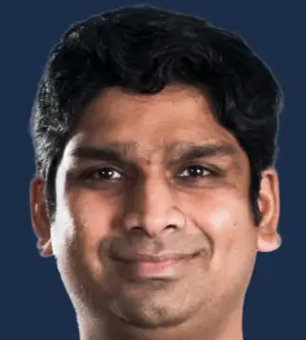
#> input picture pythonProject6/rtr.png, 306 x 340 px, shrunk from 363 x 403 before the run
$ python 1.py
#> lines starting #> are read from the running program, lines starting #| are printed output that depends on the picture
import time
import cv2 as cv
import cv2
from playsound import playsound
image = cv2.imread('rtr.png')
#> image is the input picture: shape (340, 306, 3); mean B, G, R 75.5, 72.7, 86
img = cv2.imread('svchk.png')
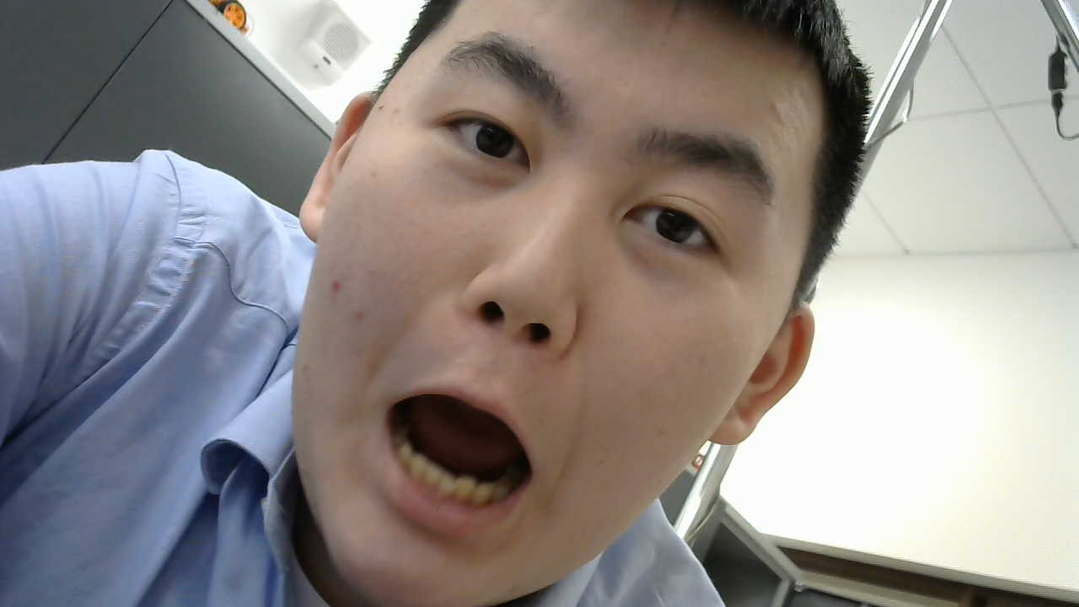
#> input picture pythonProject6/svchk.png, 1079 x 607 px, shrunk from 1280 x 720 before the run
#> img is the input picture: shape (607, 1079, 3); mean B, G, R 136.3, 138.6, 144.8
im = cv2.imread('chep1.png')
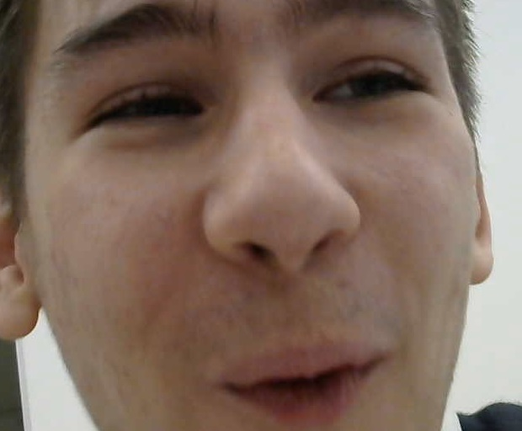
#> input picture pythonProject6/chep1.png, 522 x 431 px, shrunk from 620 x 512 before the run
#> im is the input picture: shape (431, 522, 3); mean B, G, R 94.4, 107.1, 128.6
iq = cv2.imread('pferd.png')
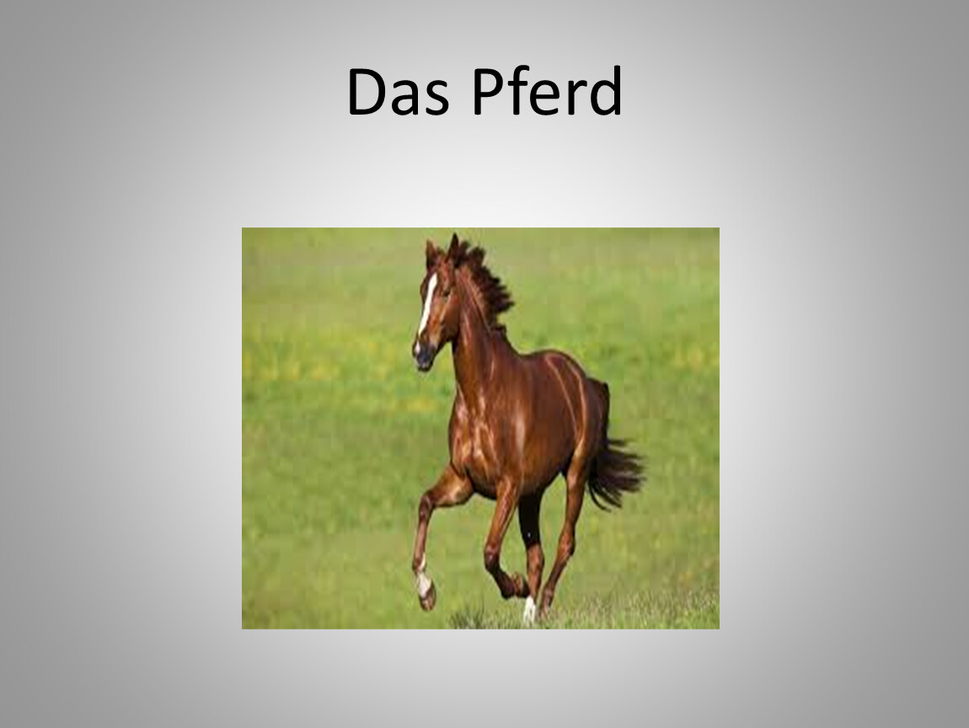
#> input picture pythonProject6/pferd.png, 969 x 728 px, shrunk from 1150 x 864 before the run
#> iq is the input picture: shape (728, 969, 3); mean B, G, R 156.3, 175.1, 175.2
a="indus"
b="savchk"
c="chepchik"
i=0
while True:
    a= a+str(i)
    i=i+1
    cv2.imshow(a, image)
    cv2.imshow(b, img)
    cv2.imshow(c, im)
    cv2.imshow(c, iq)
    cv.waitKey(27)
    time.sleep(0.1)
    b= b+str(i)
    i=i+1
    c = c + str(i)
